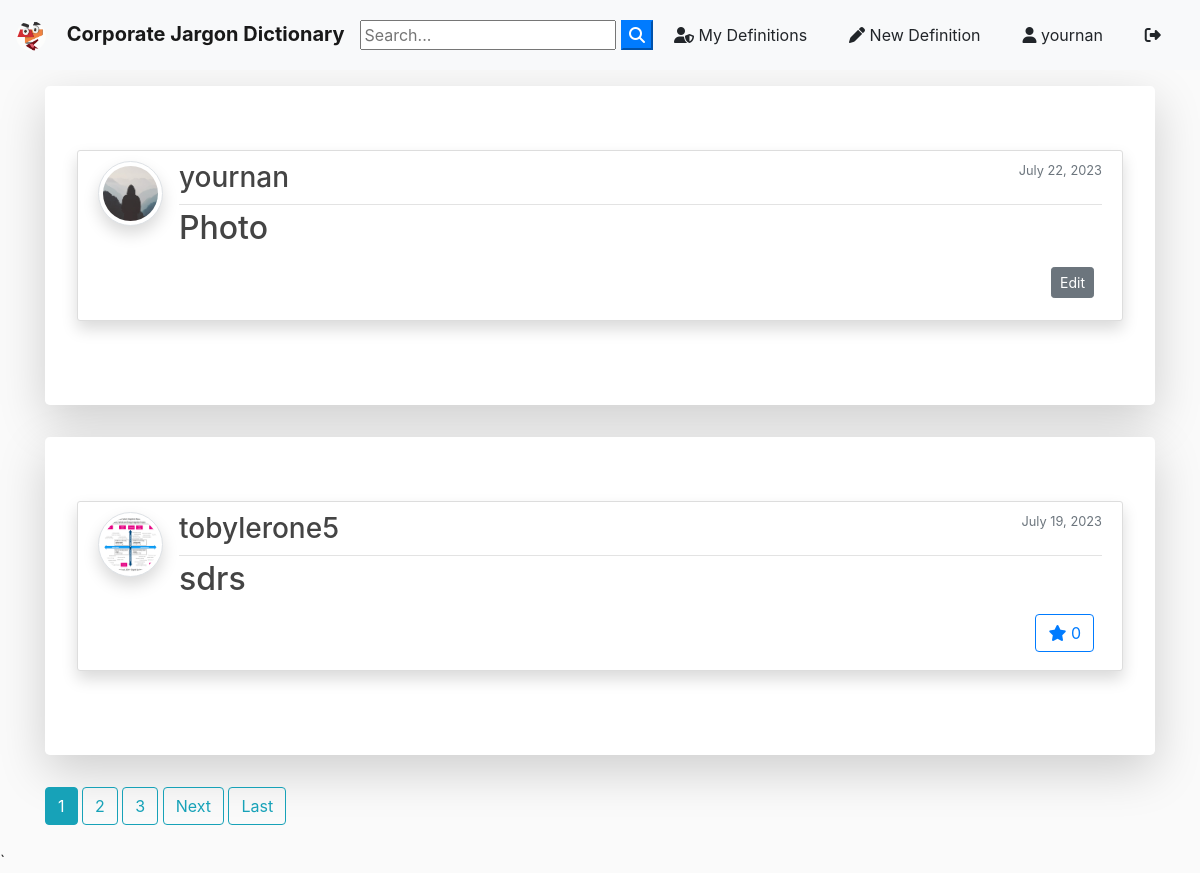
/ (signed in), run on the app's committed database.
### blog/models.py (models this page shows, shortened)
class Definition(models.Model):
	word = models.CharField(max_length=100)
	description = models.TextField()
	date_posted = models.DateTimeField(default=timezone.now)
	author = models.ForeignKey(User, on_delete=models.CASCADE)
	likes = models.ManyToManyField(User, related_name='definitions')
	def total_likes(self):
		return self.likes.count()

### users/models.py (models this page shows, shortened)
class Profile(models.Model):
    user = models.OneToOneField(User, on_delete=models.CASCADE)
    image = models.ImageField(default='default.jpg', upload_to='profile_pics')

### blog/views.py (the view)
# urls.py: path('', DefinitionListView.as_view(), name='blog-home'),
class DefinitionListView(ListView):
    model = Definition
    template_name = 'blog/home.html'  # <app>/<model>_<viewtype>.html
    context_object_name = 'definitions'
    ordering = ['-date_posted']
    paginate_by = 2

### blog/templates/blog/home.html (shortened to what this page needs)
{% extends "blog/base.html" %}
{% block content %}
    {% for definition in definitions %}
    <div class="jumbotron mt-3 bg-white shadow-lg">
    <article class="media content-section shadow">
      <a href="{{ definition.author.profile.image.url }} " target="_blank"> <img src="{{ definition.author.profile.image.url }}  " alt="" class="article-img rounded-circle img-thumbnail img-fluid shadow">
      </a>
      <div class="media-body">
        <div class="article-metadata d-flex justify-content-between">
          <a class="mr-2 " href="{% url 'user-definitions' definition.author.username  %}"><h3>{{ definition.author }}</h3></a>
            <small class="text-muted">{{ definition.date_posted|date:"F d, Y" }}</small>
        </div>
        <h2><a class="article-title text-justify " href="{% url 'definition-detail' definition.id %}">{{ definition.word }}</a></h2>
        <div class="d-flex justify-content-between">
        <div class="form-group mt-0 pt-0  m-2">
          {% if definition.author != user %}
          <form class="like-form" action="{% url 'definition-like' definition.pk %}" method="POST">
            {% if user in definition.likes.all %}
            <button type="submit" class="btn btn-primary btn-d">
              <i class="fas fa-star"></i>
                <span class="like-count">{{ definition.total_likes }}</span>
            </button>
            {% else %}
            <button type="submit" class="btn btn-outline-primary btn-d">
            <i class="fas fa-star"></i>
                <span class="like-count">{{ definition.total_likes }}</span>
            </button>
            {% endif %}
          </form>
          {% endif %}
          {% if definition.author == user %}
          <div><a class="btn btn-secondary btn-sm mt-1 mb-1" href="{% url 'definition-update' definition.id %}">Edit</a></div>
          {% endif %}
      </div>
    </article>
    </div>
  {% endfor %}
  {% if is_paginated %}
    {% for num in page_obj.paginator.page_range %}
      {% if page_obj.number == num %}
        <a class="btn btn-info mb-4" href="?page={{ num }}">{{ num }}</a>
      {% elif num > page_obj.number|add:'-3' and num < page_obj.number|add:'3' %}
        <a class="btn btn-outline-info mb-4" href="?page={{ num }}">{{ num }}</a>
      {% endif %}
    {% endfor %}
    {% if page_obj.has_next %}
      <a class="btn btn-outline-info mb-4" href="?page={{ page_obj.next_page_number }}">Next</a>
      <a class="btn btn-outline-info mb-4" href="?page={{ page_obj.paginator.num_pages }}">Last</a>
    {% endif %}
  {% endif %}
{% endblock content %}

### blog/templates/blog/base.html (shortened to what this page needs)
{% load static %}
<!doctype html>
<html lang="en">
  <head>
    <link rel="stylesheet" href="https://stackpath.bootstrapcdn.com/bootstrap/4.3.1/css/bootstrap.min.css">
    <link rel="stylesheet" href="https://use.fontawesome.com/releases/v6.4.0/css/all.css" >
    <link rel="stylesheet" href="{% static 'blog/main.css' %}">
</head>
  <body>
        <nav class="navbar navbar-expand-lg navbar-light bg-light">
                <a class="navbar-brand font-weight-bold" href="{% url 'blog-home' %}">
                  <img class="rounded-circle site-logo" src="{{ MEDIA_URL }}/branding/langdaddy.png">
                  Corporate Jargon Dictionary
                </a>
                <div class="collapse navbar-collapse" id="navbarSupportedContent">
                  <form id="searchform" action="{% url 'search' %}" method="get">
                    <input type="text" name="q" type="text" value="{{ request.GET.q }}" placeholder="Search..." />
                    <button type="button" onclick="searchform.submit()" class=" text-black my-color btn-primary"><i class="fa fa-search"></i></button>
                  </form>
                    {% if user.is_authenticated %}
                    <a href="{% url 'user-definitions' user %}" class="btn text-black m-2"><i class="fas fa-user-shield"></i> My Definitions</a>
                    <a href="{% url 'definition-create' %} " class="btn text-black m-2"><i class="fas fa-pen"></i> New Definition</a>
                    <a href="{% url 'profile' %} " class="btn text-black m-2"><i class="fas fa-user"></i> {{ user.username }}</a>
                    <a title="Log out" href="{% url 'logout' %} " class="btn text-black m-2"><i class="fas fa-sign-out-alt"></i></a>
                    {% else %}
                    <a href="{% url 'login' %} " class="btn text-black m-2"><i class="fas fa-user-tie"></i> Log In</a>
                    <a href="{% url 'register' %} " class="btn text-black m-2"> <i class="fas fa-sign-in-alt"></i> Sign Up</a>
                    {% endif %}
                </div>
              </nav>
      <div class="container my-bg">
    {% block content %}
    {% endblock  %}
</div>`
  </body>
</html>

### blog/static/blog/main.css (style rules this page uses)
body { background: #fafafa; color: #333333; margin-top: 0; }
h1, h2, h3, h4, h5, h6 { color: #444444; }
.site-logo { height: 30px; width: 30px; margin-right: 16px; }
.content-section { background: #ffffff; padding: 10px 20px; border: 1px solid #dddddd; border-radius: 3px; margin-bottom: 20px; }
.article-title { color: #444444; }
.article-img { height: 65px; width: 65px; margin-right: 16px; }
.article-metadata { padding-bottom: 1px; margin-bottom: 4px; border-bottom: 1px solid #e3e3e3 }

### data on the page
Definition: author.profile.image (placeholder picture), author "yournan", date_posted "July 22, 2023", word "Photo", shows "Edit"
Definition: author.profile.image (picture), author "tobylerone5", date_posted "July 19, 2023", word "sdrs", total_likes "0"

### other printed values
{{ user.username }} "yournan"
{{ num }} "1"
{{ num }} "2" "3"
